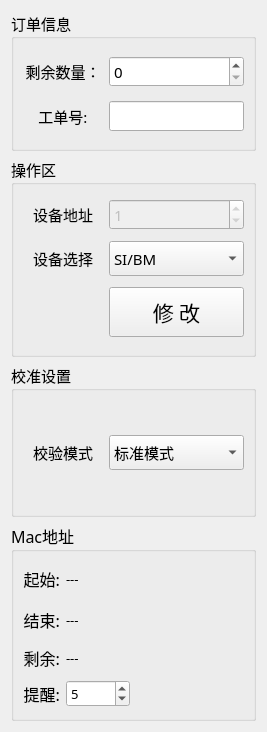
<?xml version="1.0" encoding="UTF-8"?>
<ui version="4.0">
 <class>Set_WorkWid</class>
 <widget class="QWidget" name="Set_WorkWid">
  <property name="geometry">
   <rect>
    <x>0</x>
    <y>0</y>
    <width>265</width>
    <height>732</height>
   </rect>
  </property>
  <property name="font">
   <font>
    <family>微软雅黑</family>
    <pointsize>11</pointsize>
   </font>
  </property>
  <property name="windowTitle">
   <string>Form</string>
  </property>
  <layout class="QGridLayout" name="gridLayout_2">
   <item row="2" column="0">
    <widget class="QGroupBox" name="groupBox_3">
     <property name="title">
      <string>校准设置</string>
     </property>
     <layout class="QGridLayout" name="gridLayout_5">
      <item row="0" column="0">
       <widget class="QLabel" name="label_20">
        <property name="minimumSize">
         <size>
          <width>80</width>
          <height>35</height>
         </size>
        </property>
        <property name="maximumSize">
         <size>
          <width>70</width>
          <height>16777215</height>
         </size>
        </property>
        <property name="text">
         <string>校验模式</string>
        </property>
        <property name="alignment">
         <set>Qt::AlignCenter</set>
        </property>
       </widget>
      </item>
      <item row="0" column="1">
       <widget class="QComboBox" name="aiBox">
        <property name="minimumSize">
         <size>
          <width>0</width>
          <height>35</height>
         </size>
        </property>
        <item>
         <property name="text">
          <string>标准模式</string>
         </property>
        </item>
        <item>
         <property name="text">
          <string>智能模式</string>
         </property>
        </item>
        <item>
         <property name="text">
          <string>一对一校准模式</string>
         </property>
        </item>
       </widget>
      </item>
     </layout>
    </widget>
   </item>
   <item row="3" column="0">
    <widget class="QGroupBox" name="groupBox_4">
     <property name="maximumSize">
      <size>
       <width>16777215</width>
       <height>220</height>
      </size>
     </property>
     <property name="font">
      <font>
       <family>微软雅黑</family>
       <pointsize>12</pointsize>
      </font>
     </property>
     <property name="title">
      <string>Mac地址</string>
     </property>
     <layout class="QGridLayout" name="gridLayout_3">
      <item row="0" column="0">
       <widget class="QLabel" name="label_11">
        <property name="minimumSize">
         <size>
          <width>0</width>
          <height>35</height>
         </size>
        </property>
        <property name="maximumSize">
         <size>
          <width>50</width>
          <height>16777215</height>
         </size>
        </property>
        <property name="text">
         <string>起始:</string>
        </property>
        <property name="alignment">
         <set>Qt::AlignRight|Qt::AlignTrailing|Qt::AlignVCenter</set>
        </property>
       </widget>
      </item>
      <item row="1" column="0">
       <widget class="QLabel" name="label_12">
        <property name="minimumSize">
         <size>
          <width>0</width>
          <height>35</height>
         </size>
        </property>
        <property name="maximumSize">
         <size>
          <width>50</width>
          <height>16777215</height>
         </size>
        </property>
        <property name="text">
         <string>结束:</string>
        </property>
        <property name="alignment">
         <set>Qt::AlignRight|Qt::AlignTrailing|Qt::AlignVCenter</set>
        </property>
       </widget>
      </item>
      <item row="2" column="0">
       <widget class="QLabel" name="label_13">
        <property name="minimumSize">
         <size>
          <width>0</width>
          <height>30</height>
         </size>
        </property>
        <property name="maximumSize">
         <size>
          <width>50</width>
          <height>16777215</height>
         </size>
        </property>
        <property name="text">
         <string>剩余:</string>
        </property>
        <property name="alignment">
         <set>Qt::AlignRight|Qt::AlignTrailing|Qt::AlignVCenter</set>
        </property>
       </widget>
      </item>
      <item row="3" column="0">
       <widget class="QLabel" name="label_14">
        <property name="minimumSize">
         <size>
          <width>0</width>
          <height>30</height>
         </size>
        </property>
        <property name="maximumSize">
         <size>
          <width>50</width>
          <height>16777215</height>
         </size>
        </property>
        <property name="text">
         <string>提醒:</string>
        </property>
        <property name="alignment">
         <set>Qt::AlignRight|Qt::AlignTrailing|Qt::AlignVCenter</set>
        </property>
       </widget>
      </item>
      <item row="3" column="1">
       <widget class="QSpinBox" name="spinBox">
        <property name="font">
         <font>
          <family>宋体</family>
          <pointsize>10</pointsize>
         </font>
        </property>
        <property name="suffix">
         <string/>
        </property>
        <property name="prefix">
         <string/>
        </property>
        <property name="minimum">
         <number>1</number>
        </property>
        <property name="maximum">
         <number>99999</number>
        </property>
        <property name="singleStep">
         <number>1000</number>
        </property>
        <property name="value">
         <number>5</number>
        </property>
       </widget>
      </item>
      <item row="3" column="2">
       <spacer name="horizontalSpacer">
        <property name="orientation">
         <enum>Qt::Horizontal</enum>
        </property>
        <property name="sizeHint" stdset="0">
         <size>
          <width>116</width>
          <height>20</height>
         </size>
        </property>
       </spacer>
      </item>
      <item row="0" column="1" colspan="2">
       <widget class="QLabel" name="startMacLab">
        <property name="font">
         <font>
          <family>宋体</family>
          <pointsize>10</pointsize>
         </font>
        </property>
        <property name="text">
         <string>---</string>
        </property>
       </widget>
      </item>
      <item row="1" column="1" colspan="2">
       <widget class="QLabel" name="endMacLab">
        <property name="font">
         <font>
          <family>宋体</family>
          <pointsize>10</pointsize>
         </font>
        </property>
        <property name="text">
         <string>---</string>
        </property>
       </widget>
      </item>
      <item row="2" column="1" colspan="2">
       <widget class="QLabel" name="cntMacLab">
        <property name="font">
         <font>
          <family>宋体</family>
          <pointsize>10</pointsize>
         </font>
        </property>
        <property name="text">
         <string>---</string>
        </property>
       </widget>
      </item>
     </layout>
    </widget>
   </item>
   <item row="0" column="0">
    <widget class="QGroupBox" name="groupBox_2">
     <property name="enabled">
      <bool>true</bool>
     </property>
     <property name="minimumSize">
      <size>
       <width>0</width>
       <height>120</height>
      </size>
     </property>
     <property name="maximumSize">
      <size>
       <width>16777215</width>
       <height>140</height>
      </size>
     </property>
     <property name="title">
      <string>订单信息</string>
     </property>
     <layout class="QGridLayout" name="gridLayout">
      <item row="1" column="1">
       <widget class="QLineEdit" name="userEdit">
        <property name="enabled">
         <bool>true</bool>
        </property>
        <property name="maximumSize">
         <size>
          <width>245</width>
          <height>16777215</height>
         </size>
        </property>
        <property name="echoMode">
         <enum>QLineEdit::Normal</enum>
        </property>
        <property name="cursorMoveStyle">
         <enum>Qt::LogicalMoveStyle</enum>
        </property>
       </widget>
      </item>
      <item row="0" column="1">
       <widget class="QSpinBox" name="cntSpin">
        <property name="enabled">
         <bool>true</bool>
        </property>
        <property name="maximum">
         <number>99999</number>
        </property>
       </widget>
      </item>
      <item row="1" column="0">
       <widget class="QLabel" name="label_35">
        <property name="minimumSize">
         <size>
          <width>0</width>
          <height>20</height>
         </size>
        </property>
        <property name="text">
         <string>工单号:</string>
        </property>
        <property name="alignment">
         <set>Qt::AlignCenter</set>
        </property>
       </widget>
      </item>
      <item row="0" column="0">
       <widget class="QLabel" name="label_38">
        <property name="minimumSize">
         <size>
          <width>80</width>
          <height>20</height>
         </size>
        </property>
        <property name="maximumSize">
         <size>
          <width>80</width>
          <height>30</height>
         </size>
        </property>
        <property name="text">
         <string>剩余数量：</string>
        </property>
        <property name="alignment">
         <set>Qt::AlignCenter</set>
        </property>
       </widget>
      </item>
     </layout>
    </widget>
   </item>
   <item row="1" column="0">
    <widget class="QGroupBox" name="groupBox">
     <property name="minimumSize">
      <size>
       <width>0</width>
       <height>200</height>
      </size>
     </property>
     <property name="font">
      <font>
       <family>微软雅黑</family>
       <pointsize>11</pointsize>
      </font>
     </property>
     <property name="title">
      <string>操作区</string>
     </property>
     <layout class="QGridLayout" name="gridLayout_4">
      <item row="0" column="1">
       <widget class="QSpinBox" name="addrSpin">
        <property name="enabled">
         <bool>false</bool>
        </property>
        <property name="minimumSize">
         <size>
          <width>60</width>
          <height>30</height>
         </size>
        </property>
        <property name="font">
         <font>
          <family>微软雅黑</family>
          <pointsize>11</pointsize>
         </font>
        </property>
        <property name="maximum">
         <number>5</number>
        </property>
        <property name="value">
         <number>1</number>
        </property>
       </widget>
      </item>
      <item row="1" column="0">
       <widget class="QLabel" name="label_9">
        <property name="font">
         <font>
          <family>微软雅黑</family>
          <pointsize>11</pointsize>
         </font>
        </property>
        <property name="text">
         <string>设备选择</string>
        </property>
        <property name="alignment">
         <set>Qt::AlignCenter</set>
        </property>
       </widget>
      </item>
      <item row="2" column="1">
       <widget class="QPushButton" name="setBtn">
        <property name="minimumSize">
         <size>
          <width>0</width>
          <height>50</height>
         </size>
        </property>
        <property name="font">
         <font>
          <family>微软雅黑</family>
          <pointsize>16</pointsize>
         </font>
        </property>
        <property name="text">
         <string>修 改</string>
        </property>
       </widget>
      </item>
      <item row="0" column="0">
       <widget class="QLabel" name="label_10">
        <property name="minimumSize">
         <size>
          <width>0</width>
          <height>30</height>
         </size>
        </property>
        <property name="maximumSize">
         <size>
          <width>80</width>
          <height>16777215</height>
         </size>
        </property>
        <property name="font">
         <font>
          <family>微软雅黑</family>
          <pointsize>11</pointsize>
         </font>
        </property>
        <property name="text">
         <string>设备地址</string>
        </property>
        <property name="alignment">
         <set>Qt::AlignCenter</set>
        </property>
       </widget>
      </item>
      <item row="1" column="1">
       <widget class="QComboBox" name="typeComboBox">
        <property name="minimumSize">
         <size>
          <width>0</width>
          <height>35</height>
         </size>
        </property>
        <property name="font">
         <font>
          <family>微软雅黑</family>
          <pointsize>11</pointsize>
         </font>
        </property>
        <item>
         <property name="text">
          <string>SI/BM</string>
         </property>
        </item>
        <item>
         <property name="text">
          <string>IP-PDU</string>
         </property>
        </item>
       </widget>
      </item>
     </layout>
    </widget>
   </item>
  </layout>
 </widget>
 <resources/>
 <connections/>
</ui>
